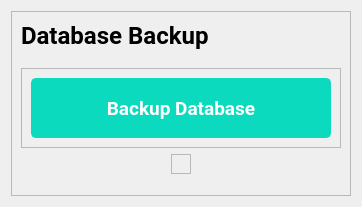
      <widget class="QWidget" name="manageDatabaseBackupPage">
       <layout class="QGridLayout" name="gridLayout_18">
        <item row="0" column="0">
         <widget class="QFrame" name="frame_20">
          <property name="frameShape">
           <enum>QFrame::StyledPanel</enum>
          </property>
          <property name="frameShadow">
           <enum>QFrame::Raised</enum>
          </property>
          <layout class="QGridLayout" name="gridLayout_17">
           <item row="5" column="0" colspan="2">
            <widget class="QFrame" name="frame_23">
             <property name="frameShape">
              <enum>QFrame::StyledPanel</enum>
             </property>
             <property name="frameShadow">
              <enum>QFrame::Raised</enum>
             </property>
            </widget>
           </item>
           <item row="4" column="0" colspan="2" alignment="Qt::AlignHCenter">
            <widget class="QFrame" name="frame_32">
             <property name="frameShape">
              <enum>QFrame::StyledPanel</enum>
             </property>
             <property name="frameShadow">
              <enum>QFrame::Raised</enum>
             </property>
             <layout class="QGridLayout" name="gridLayout_19"/>
            </widget>
           </item>
           <item row="3" column="0" colspan="2">
            <widget class="QFrame" name="frame_24">
             <property name="frameShape">
              <enum>QFrame::StyledPanel</enum>
             </property>
             <property name="frameShadow">
              <enum>QFrame::Raised</enum>
             </property>
             <layout class="QGridLayout" name="gridLayout_16">
              <item row="0" column="0" alignment="Qt::AlignHCenter">
               <widget class="QPushButton" name="backupDatabaseBtn">
                <property name="minimumSize">
                 <size>
                  <width>300</width>
                  <height>60</height>
                 </size>
                </property>
                <property name="font">
                 <font>
                  <family>Roboto</family>
                  <pointsize>14</pointsize>
                  <weight>75</weight>
                  <bold>true</bold>
                 </font>
                </property>
                <property name="styleSheet">
                 <string notr="true">/* Normal state styling */
QPushButton#backupDatabaseBtn {
    color: white;
    background: #0BDABF;
    border: 2px solid #0BDABF;
    border-radius: 5px;
    padding: 5px 10px;
}

/* Hover state styling */
QPushButton#backupDatabaseBtn:hover {
    background: #08A79D; /* Change the color for hover effect */
}

/* Advanced styling */
QPushButton#backupDatabaseBtn:pressed {
    background: #067267; /* Change the color for pressed effect */
    border: 2px solid #067267;
}

/* Add any other advanced styling here */

</string>
                </property>
                <property name="text">
                 <string>Backup Database</string>
                </property>
               </widget>
              </item>
             </layout>
            </widget>
           </item>
           <item row="6" column="0" colspan="2">
            <widget class="QFrame" name="frame_33">
             <property name="frameShape">
              <enum>QFrame::StyledPanel</enum>
             </property>
             <property name="frameShadow">
              <enum>QFrame::Raised</enum>
             </property>
            </widget>
           </item>
           <item row="1" column="0" colspan="2">
            <widget class="QFrame" name="frame_21">
             <property name="frameShape">
              <enum>QFrame::StyledPanel</enum>
             </property>
             <property name="frameShadow">
              <enum>QFrame::Raised</enum>
             </property>
            </widget>
           </item>
           <item row="2" column="0" colspan="2">
            <widget class="QFrame" name="frame_22">
             <property name="frameShape">
              <enum>QFrame::StyledPanel</enum>
             </property>
             <property name="frameShadow">
              <enum>QFrame::Raised</enum>
             </property>
            </widget>
           </item>
           <item row="0" column="0">
            <widget class="QLabel" name="label_17">
             <property name="maximumSize">
              <size>
               <width>16777215</width>
               <height>60</height>
              </size>
             </property>
             <property name="font">
              <font>
               <family>Roboto</family>
               <pointsize>18</pointsize>
               <weight>75</weight>
               <bold>true</bold>
              </font>
             </property>
             <property name="text">
              <string>Database Backup</string>
             </property>
            </widget>
           </item>
          </layout>
         </widget>
        </item>
       </layout>
      </widget>
